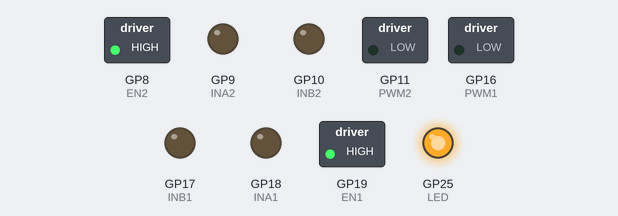
A sketch run on a simulated Raspberry Pi Pico. Parts: switched loads named in the sketch (green lamp = pin HIGH), output pins drawn as LEDs (lit = HIGH). Pins used as bus, display or sensor lines are not drawn; what the sketch prints to the serial monitor is not drawn.

Above: at 0.5 s.
At 1.5 s:
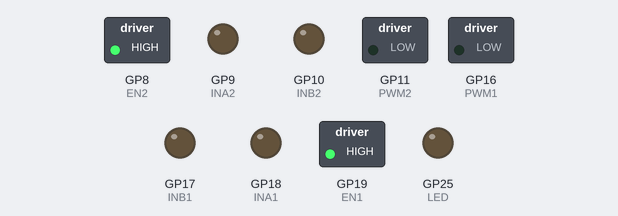
Timing chart, 0 to 3.0 s (numbered marks = the images above):
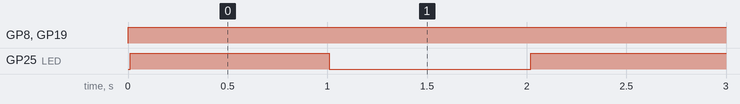

Measured:
- by itself, GP8 (EN2), GP19 (EN1): LOW → HIGH at 0.00 s
- by itself, GP25 (LED): alternates HIGH for 1.0 s and LOW for 1.0 s

The sketch:

arm-run-master_new.ino
```cpp
// NOTE all outputs are ACTIVE LOW

//HardwareTimer timer(3);
#include <stdlib.h>
#include <ros.h>
#include <std_msgs/Int32MultiArray.h>

#include <mcp_can.h>
#include <SPI.h>
//#include<SD.h>

#define SPI_CS_PIN 1
MCP_CAN CAN (SPI_CS_PIN);


#define LED 25

#define PWM1 16
#define INB1 17
#define INA1 18
#define EN1  19

#define PWM2 11
#define INB2 10
#define INA2 9
#define EN2  8

#define PWMMAX 0xFFF

void callback (const std_msgs::Int32MultiArray& msg);
void initAndClearOutputs ();
void fixPWM ();
void initCAN ();
void updatePinBuff ();
void writeMotors ();
void writeCanBus ();

ros::NodeHandle nh;
ros::Subscriber<std_msgs::Int32MultiArray> sub ("stm_write", callback);

// for CAN
#define STD_FRAME 0
#define ID_A 0xF1


#define WRITE_INTERVAL 20
#define LOST_COMM_INTERVAL 200
unsigned long last_write_time = 0;
unsigned long last_comm_time = 0;
unsigned long curr_time = 0;

#define INP_LEN 6
int32_t recv_buff[INP_LEN] = {0, 0, 0, 0, 0, 0};

// PWM, EN, INA, INB (in that order)
uint8_t pin_buff[INP_LEN * 4];
uint8_t *motor_buff = pin_buff;
//uint8_t *can_buff = pin_buff + 8;

void setup () {
  //fixPWM ();
  Serial.begin(500000);

  SPI.setRX(0);
    SPI.setTX(3);
    SPI.setSCK(2);
    SPI.setCS(1);

  initAndClearOutputs ();
  updatePinBuff();
  writeMotors();
  initCAN();
  writeCanBus();

  curr_time = millis();
  last_write_time = curr_time;
  last_comm_time = curr_time;
  nh.getHardware()->setBaud(500000);
  nh.initNode ();
  nh.subscribe (sub);
}

void loop () {
  curr_time = millis();
  nh.spinOnce ();

  if (curr_time - last_comm_time > LOST_COMM_INTERVAL)
  {
    for (int i = 0; i < INP_LEN; i++)
      recv_buff[i] = 0;
    last_comm_time = curr_time;
    digitalWrite (LED, LOW);
  }

  updatePinBuff();
  writeMotors();
  if (curr_time - last_write_time > WRITE_INTERVAL)
  {

    writeCanBus();
    last_write_time = curr_time;
    Serial.println("sending");
  }
}


void callback (const std_msgs::Int32MultiArray& msg) {
  if (msg.layout.dim[0].size != INP_LEN ||
    msg.layout.dim[0].stride != INP_LEN || msg.layout.data_offset != 0)
  {
    return;
  }

  for (int i = 0; i < INP_LEN; i++)
    recv_buff[i] = msg.data[i];

  last_comm_time = curr_time;
  digitalWrite (LED, HIGH);
}

void updatePinBuff () {
  for (int i = 0; i < 2; i++)
  {
    int pwm, en, ina, inb;
    en = recv_buff[i] == 0;
    ina = recv_buff[i] > 0;
    inb = recv_buff[i] < 0;
    pwm = (ina ? recv_buff[i] : -recv_buff[i]);

    pin_buff[4*i+0] = pwm;
    pin_buff[4*i+1] = en;
    pin_buff[4*i+2] = ina;
    pin_buff[4*i+3] = inb;
  }

  for (int i = 2; i < INP_LEN; i++)
  {
    int pwm, en, ina, inb;
    en = recv_buff[i] == 0;
    ina = recv_buff[i] > 0;
    inb = recv_buff[i] < 0;
    pwm = (ina ? recv_buff[i] : -recv_buff[i]);

    pin_buff[i+6] = pwm;
    pin_buff[i+10] = en;
    pin_buff[i+14] = ina<<1;
    pin_buff[i+18] = inb<<2;
  }

  pin_buff[12] = pin_buff[12]|pin_buff[16]|pin_buff[20];
  pin_buff[13] = pin_buff[13]|pin_buff[17]|pin_buff[21];
  pin_buff[14] = pin_buff[14]|pin_buff[18]|pin_buff[22];
  pin_buff[15] = pin_buff[15]|pin_buff[19]|pin_buff[23];

  Serial.println(pin_buff[12]);
/*for (int i = 0; i < INP_LEN; i++)
  {
    int pwm, en, ina, inb;
    en = recv_buff[i] == 0;
    ina = recv_buff[i] < 0;
    inb = recv_buff[i] > 0;
    pwm = 0xFF - (inb ? recv_buff[i] : -recv_buff[i]);

    pin_buff[4*i+0] = pwm;
    pin_buff[4*i+1] = en;
    pin_buff[4*i+2] = ina;
    pin_buff[4*i+3] = inb;
  }
  */

}

void writeCanBus () {
  CAN.sendMsgBuf(ID_A, STD_FRAME, 8, pin_buff+8);
}

void writeMotors () {
  // motor_buff in this order: pwm, en, ina, inb
  analogWriteResolution(12); // sets analogWrite resolution to 12 bits

  analogWriteResolution(12); // sets analogWrite resolution to 12 bits
  analogWrite (PWM1,    ( motor_buff[0]*0xFFF)/0xFF);
  digitalWrite (EN1,  motor_buff[1]);
  digitalWrite (INA1, motor_buff[2]);
  digitalWrite (INB1, motor_buff[3]);
  analogWrite (PWM2,   ( motor_buff[4]*0xFFF)/0xFF);
  digitalWrite (EN2,  motor_buff[5]);
  digitalWrite (INA2, motor_buff[7]);
  digitalWrite (INB2, motor_buff[6]);
}

//void fixPWM() {
  //timer.setPrescaleFactor(4);
  //timer.setOverflow(1024);
  //timer.refresh();
//}

void initCAN () {
  digitalWrite (LED, LOW);

  while (CAN_OK != CAN.begin(CAN_500KBPS))
  {
      digitalWrite (LED, HIGH);
      delay (1000);
      digitalWrite (LED, LOW);
      delay (1000);
  }

  digitalWrite (LED, HIGH);
  delay(1000);
   digitalWrite (LED, LOW);
   delay(1000);
    digitalWrite (LED, HIGH);


}

void initAndClearOutputs () {
  pinMode (LED, OUTPUT);
  pinMode (PWM1, OUTPUT);
  pinMode (INB1, OUTPUT);
  pinMode (INA1, OUTPUT);
  pinMode (EN1, OUTPUT);
  pinMode (PWM2, OUTPUT);
  pinMode (INB2, OUTPUT);
  pinMode (INA2, OUTPUT);
  pinMode (EN2, OUTPUT);
  analogWriteResolution(12); // sets analogWrite resolution to 12 bits

  analogWriteResolution(12); // sets analogWrite resolution to 12 bits


  digitalWrite (LED, HIGH);
  analogWrite(PWM1, PWMMAX);
  digitalWrite (INB1, HIGH);
  digitalWrite (INA1, HIGH);
  digitalWrite (EN1, HIGH);
  analogWrite(PWM2, PWMMAX);
  digitalWrite (INB2, HIGH);
  digitalWrite (INA2, HIGH);
  digitalWrite (EN2, HIGH);


}
```

mcp_can.h
```cpp
// (licence header left out)
#ifndef _MCP2515_H_
#define _MCP2515_H_

#include "mcp_can_dfs.h"

#define MAX_CHAR_IN_MESSAGE 8

class MCP_CAN
{
    private:

    byte   ext_flg;                         // identifier xxxID
                                            // either extended (the 29 LSB) or standard (the 11 LSB)
    unsigned long  can_id;                  // can id
    byte   rtr;                             // rtr
    byte   SPICS;
    SPIClass *pSPI;
    byte   nReservedTx;                     // Count of tx buffers for reserved send

/*
*  mcp2515 driver function
*/

private:

    void mcp2515_reset(void);                                   // reset mcp2515

    byte mcp2515_readRegister(const byte address);              // read mcp2515's register

    void mcp2515_readRegisterS(const byte address,
	                       byte values[],
                               const byte n);
    void mcp2515_setRegister(const byte address,                // set mcp2515's register
                             const byte value);

    void mcp2515_setRegisterS(const byte address,               // set mcp2515's registers
                              const byte values[],
                              const byte n);

    void mcp2515_initCANBuffers(void);

    void mcp2515_modifyRegister(const byte address,             // set bit of one register
                                const byte mask,
                                const byte data);

    byte mcp2515_readStatus(void);                              // read mcp2515's Status
    byte mcp2515_setCANCTRL_Mode(const byte newmode);           // set mode
    byte mcp2515_configRate(const byte canSpeed, const byte clock);  // set baudrate
    byte mcp2515_init(const byte canSpeed, const byte clock);   // mcp2515init

    void mcp2515_write_id( const byte mcp_addr,                 // write can id
                               const byte ext,
                               const unsigned long id );

    void mcp2515_read_id( const byte mcp_addr,                  // read can id
                                    byte* ext,
                                    unsigned long* id );

    void mcp2515_write_canMsg( const byte buffer_sidh_addr, unsigned long id, byte ext, byte rtr, byte len, volatile const byte *buf);     // read can msg
    void mcp2515_read_canMsg( const byte buffer_load_addr, volatile unsigned long *id, volatile byte *ext, volatile byte *rtr, volatile byte *len, volatile byte *buf);   // write can msg
    void mcp2515_start_transmit(const byte mcp_addr);           // start transmit
    byte mcp2515_getNextFreeTXBuf(byte *txbuf_n);               // get Next free txbuf
    byte mcp2515_isTXBufFree(byte *txbuf_n, byte iBuf);         // is buffer by index free

/*
*  can operator function
*/

    byte sendMsg(unsigned long id, byte ext, byte rtrBit, byte len, const byte *buf, bool wait_sent=true); // send message

public:
    MCP_CAN(byte _CS=0);
    void init_CS(byte _CS);                      // define CS after construction before begin()
    void setSPI(SPIClass *_pSPI) { pSPI=_pSPI; } // define SPI port to use before begin()
    void enableTxInterrupt(bool enable=true);    // enable transmit interrupt
    void reserveTxBuffers(byte nTxBuf=0) { nReservedTx=(nTxBuf<MCP_N_TXBUFFERS?nTxBuf:MCP_N_TXBUFFERS-1); }
    byte getLastTxBuffer() { return MCP_N_TXBUFFERS-1; } // read index of last tx buffer

    byte begin(byte speedset, const byte clockset = MCP_16MHz);     // init can
    byte init_Mask(byte num, byte ext, unsigned long ulData);       // init Masks
    byte init_Filt(byte num, byte ext, unsigned long ulData);       // init filters
    byte sendMsgBuf(unsigned long id, byte ext, byte rtrBit, byte len, const byte *buf, bool wait_sent=true);  // send buf
    byte sendMsgBuf(unsigned long id, byte ext, byte len, const byte *buf, bool wait_sent=true);               // send buf
    byte readMsgBuf(byte *len, byte *buf);                          // read buf
    byte readMsgBufID(unsigned long *ID, byte *len, byte *buf);     // read buf with object ID
    byte checkReceive(void);                                        // if something received
    byte checkError(void);                                          // if something error
    unsigned long getCanId(void);                                   // get can id when receive
    byte isRemoteRequest(void);                                     // get RR flag when receive
    byte isExtendedFrame(void);                                     // did we recieve 29bit frame?

    byte readMsgBufID(byte status, volatile unsigned long *id, volatile byte *ext, volatile byte *rtr, volatile byte *len, volatile byte *buf); // read buf with object ID
    byte trySendMsgBuf(unsigned long id, byte ext, byte rtrBit, byte len, const byte *buf, byte iTxBuf=0xff);  // as sendMsgBuf, but does not have any wait for free buffer
    byte sendMsgBuf(byte status, unsigned long id, byte ext, byte rtrBit, byte len, volatile const byte *buf); // send message buf by using parsed buffer status
    inline byte trySendExtMsgBuf(unsigned long id, byte len, const byte *buf, byte iTxBuf=0xff) {  // as trySendMsgBuf, but set ext=1 and rtr=0
      return trySendMsgBuf(id,1,0,len,buf,iTxBuf);
    }
    inline byte sendExtMsgBuf(byte status, unsigned long id, byte len, volatile const byte *buf) { // as sendMsgBuf, but set ext=1 and rtr=0
      return sendMsgBuf(status,id,1,0,len,buf);
    }
    void clearBufferTransmitIfFlags(byte flags=0);                  // Clear transmit flags according to status
    byte readRxTxStatus(void);                                      // read has something send or received
    byte checkClearRxStatus(byte *status);                          // read and clear and return first found rx status bit
    byte checkClearTxStatus(byte *status, byte iTxBuf=0xff);        // read and clear and return first found or buffer specified tx status bit

};

#endif
/*********************************************************************************************************
  END FILE
*********************************************************************************************************/
```

mcp_can.h
```cpp
// (licence header left out)
#ifndef _MCP2515_H_
#define _MCP2515_H_

#include "mcp_can_dfs.h"
#define MAX_CHAR_IN_MESSAGE 8

class MCP_CAN
{
    private:

    INT8U   m_nExtFlg;                                                  // Identifier Type
                                                                        // Extended (29 bit) or Standard (11 bit)
    INT32U  m_nID;                                                      // CAN ID
    INT8U   m_nDlc;                                                     // Data Length Code
    INT8U   m_nDta[MAX_CHAR_IN_MESSAGE];                                // Data array
    INT8U   m_nRtr;                                                     // Remote request flag
    INT8U   m_nfilhit;                                                  // The number of the filter that matched the message
    INT8U   MCPCS;                                                      // Chip Select pin number
    INT8U   mcpMode;                                                    // Mode to return to after configurations are performed.


/*********************************************************************************************************
 *  mcp2515 driver function
 *********************************************************************************************************/
   // private:
   private:

    void mcp2515_reset(void);                                           // Soft Reset MCP2515

    INT8U mcp2515_readRegister(const INT8U address);                    // Read MCP2515 register

    void mcp2515_readRegisterS(const INT8U address,                     // Read MCP2515 successive registers
                                     INT8U values[],
                               const INT8U n);

    void mcp2515_setRegister(const INT8U address,                       // Set MCP2515 register
                             const INT8U value);

    void mcp2515_setRegisterS(const INT8U address,                      // Set MCP2515 successive registers
                              const INT8U values[],
                              const INT8U n);

    void mcp2515_initCANBuffers(void);

    void mcp2515_modifyRegister(const INT8U address,                    // Set specific bit(s) of a register
                                const INT8U mask,
                                const INT8U data);

    INT8U mcp2515_readStatus(void);                                     // Read MCP2515 Status
    INT8U mcp2515_setCANCTRL_Mode(const INT8U newmode);                 // Set mode
    INT8U mcp2515_requestNewMode(const INT8U newmode);                  // Set mode
    INT8U mcp2515_configRate(const INT8U canSpeed,                      // Set baudrate

                             const INT8U canClock);

    INT8U mcp2515_init(const INT8U canIDMode,                           // Initialize Controller
                       const INT8U canSpeed,
                       const INT8U canClock);

    void mcp2515_write_mf( const INT8U mcp_addr,                        // Write CAN Mask or Filter
                           const INT8U ext,
                           const INT32U id );

    void mcp2515_write_id( const INT8U mcp_addr,                        // Write CAN ID
                           const INT8U ext,
                           const INT32U id );

    void mcp2515_read_id( const INT8U mcp_addr,                         // Read CAN ID
      INT8U* ext,
                                INT32U* id );

    void mcp2515_write_canMsg( const INT8U buffer_sidh_addr );          // Write CAN message
    void mcp2515_read_canMsg( const INT8U buffer_sidh_addr);            // Read CAN message
    INT8U mcp2515_getNextFreeTXBuf(INT8U *txbuf_n);                     // Find empty transmit buffer

/*********************************************************************************************************
 *  CAN operator function
 *********************************************************************************************************/

    INT8U setMsg(INT32U id, INT8U rtr, INT8U ext, INT8U len, INT8U *pData);        // Set message
    INT8U clearMsg();                                                   // Clear all message to zero
    INT8U readMsg();                                                    // Read message
    INT8U sendMsg();                                                    // Send message

public:
    MCP_CAN(INT8U _CS);
    INT8U begin(INT8U idmodeset, INT8U speedset, INT8U clockset);       // Initialize controller parameters
    INT8U init_Mask(INT8U num, INT8U ext, INT32U ulData);               // Initialize Mask(s)
    INT8U init_Mask(INT8U num, INT32U ulData);                          // Initialize Mask(s)
    INT8U init_Filt(INT8U num, INT8U ext, INT32U ulData);               // Initialize Filter(s)
    INT8U init_Filt(INT8U num, INT32U ulData);                          // Initialize Filter(s)
    void setSleepWakeup(INT8U enable);                                  // Enable or disable the wake up interrupt (If disabled the MCP2515 will not be woken up by CAN bus activity)
    INT8U setMode(INT8U opMode);                                        // Set operational mode
    INT8U sendMsgBuf(INT32U id, INT8U ext, INT8U len, INT8U *buf);      // Send message to transmit buffer
    INT8U sendMsgBuf(INT32U id, INT8U len, INT8U *buf);                 // Send message to transmit buffer
    INT8U readMsgBuf(INT32U *id, INT8U *ext, INT8U *len, INT8U *buf);   // Read message from receive buffer
    INT8U readMsgBuf(INT32U *id, INT8U *len, INT8U *buf);               // Read message from receive buffer
    INT8U checkReceive(void);                                           // Check for received data
    INT8U checkError(void);                                             // Check for errors
    INT8U getError(void);                                               // Check for errors
    INT8U errorCountRX(void);                                           // Get error count
    INT8U errorCountTX(void);                                           // Get error count
    INT8U enOneShotTX(void);                                            // Enable one-shot transmission
    INT8U disOneShotTX(void);                                           // Disable one-shot transmission
    INT8U abortTX(void);                                                // Abort queued transmission(s)
    INT8U setGPO(INT8U data);                                           // Sets GPO
    INT8U getGPI(void);                                                 // Reads GPI
};

#endif
/*********************************************************************************************************
 *  END FILE
 *********************************************************************************************************/
```

Source omitted: mcp_can_dfs.h (12502 bytes), mcp_can_dfs.h (15612 bytes)
